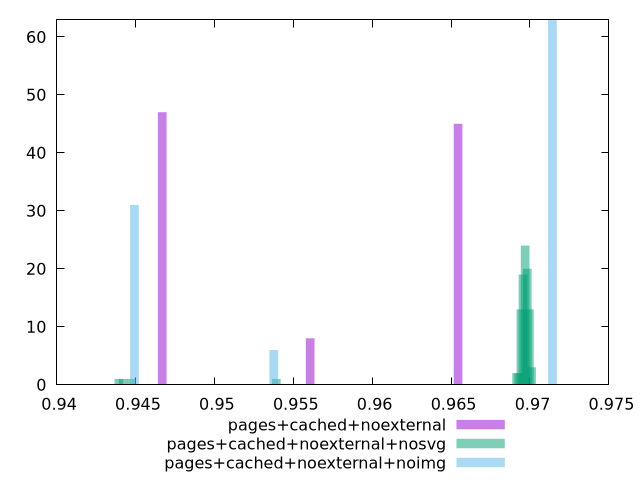

Recreate this plot in gnuplot.
$_pagesCachedNoexternal <<EOF
0.9466947766712873 47
0.9560679922818942 8
0.965441207892501 45
EOF
$_pagesCachedNoexternalNosvg <<EOF
0.9691540374295229 2
0.9692888481177173 2
0.9694236588059117 13
0.9442140601135595 1
0.9695584694941061 19
0.9696932801823005 24
0.9698280908704949 20
0.9699629015586894 13
0.9539204296635561 1
0.944753302866337 1
0.9439444387371706 1
0.9700977122468837 3
EOF
$_pagesCachedNoexternalNoimg <<EOF
0.9714250145661514 63
0.9449316050779837 31
0.9537627415740395 6
EOF
set key outside below
set terminal pngcairo
set output "report_00005_2020-11-02T22-26-11.212Z/first-meaningful-paint/first-meaningful-paint_pages+cached+noexternal_pages+cached+noexternal+nosvg_pages+cached+noexternal+noimg+hist.png"
set boxwidth 0.0005496115165796157
set style fill transparent solid 0.5 noborder
set yrange [0:63]
plot $_pagesCachedNoexternal title "pages+cached+noexternal" with boxes ,$_pagesCachedNoexternalNosvg title "pages+cached+noexternal+nosvg" with boxes ,$_pagesCachedNoexternalNoimg title "pages+cached+noexternal+noimg" with boxes ,
